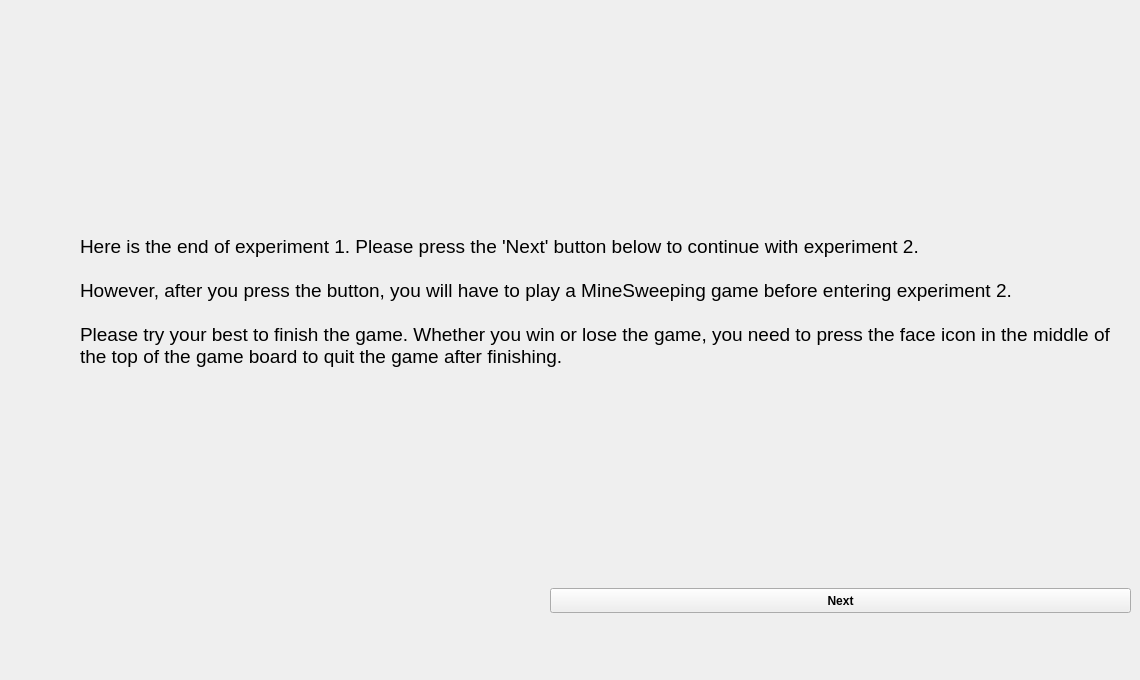
    <widget class="QWidget" name="E1_End">
     <widget class="QWidget" name="verticalLayoutWidget_5">
      <property name="geometry">
       <rect>
        <x>80</x>
        <y>20</y>
        <width>1051</width>
        <height>651</height>
       </rect>
      </property>
      <layout class="QVBoxLayout" name="E1_End_layout">
       <item>
        <widget class="QLabel" name="E1_End_instruction_lbl">
         <property name="maximumSize">
          <size>
           <width>1049</width>
           <height>450</height>
          </size>
         </property>
         <property name="font">
          <font>
           <family>Arial</family>
           <pointsize>14</pointsize>
          </font>
         </property>
         <property name="locale">
          <locale language="English" country="UnitedKingdom"/>
         </property>
         <property name="text">
          <string>Here is the end of experiment 1. Please press the 'Next' button below to continue with experiment 2.

However, after you press the button, you will have to play a MineSweeping game before entering experiment 2.

Please try your best to finish the game. Whether you win or lose the game, you need to press the face icon in the middle of the top of the game board to quit the game after finishing. </string>
         </property>
         <property name="wordWrap">
          <bool>true</bool>
         </property>
        </widget>
       </item>
       <item>
        <widget class="QPushButton" name="E1_End_next_btn">
         <property name="maximumSize">
          <size>
           <width>581</width>
           <height>25</height>
          </size>
         </property>
         <property name="font">
          <font>
           <family>Arial</family>
           <weight>75</weight>
           <bold>true</bold>
          </font>
         </property>
         <property name="layoutDirection">
          <enum>Qt::RightToLeft</enum>
         </property>
         <property name="text">
          <string>Next</string>
         </property>
        </widget>
       </item>
      </layout>
     </widget>
    </widget>
